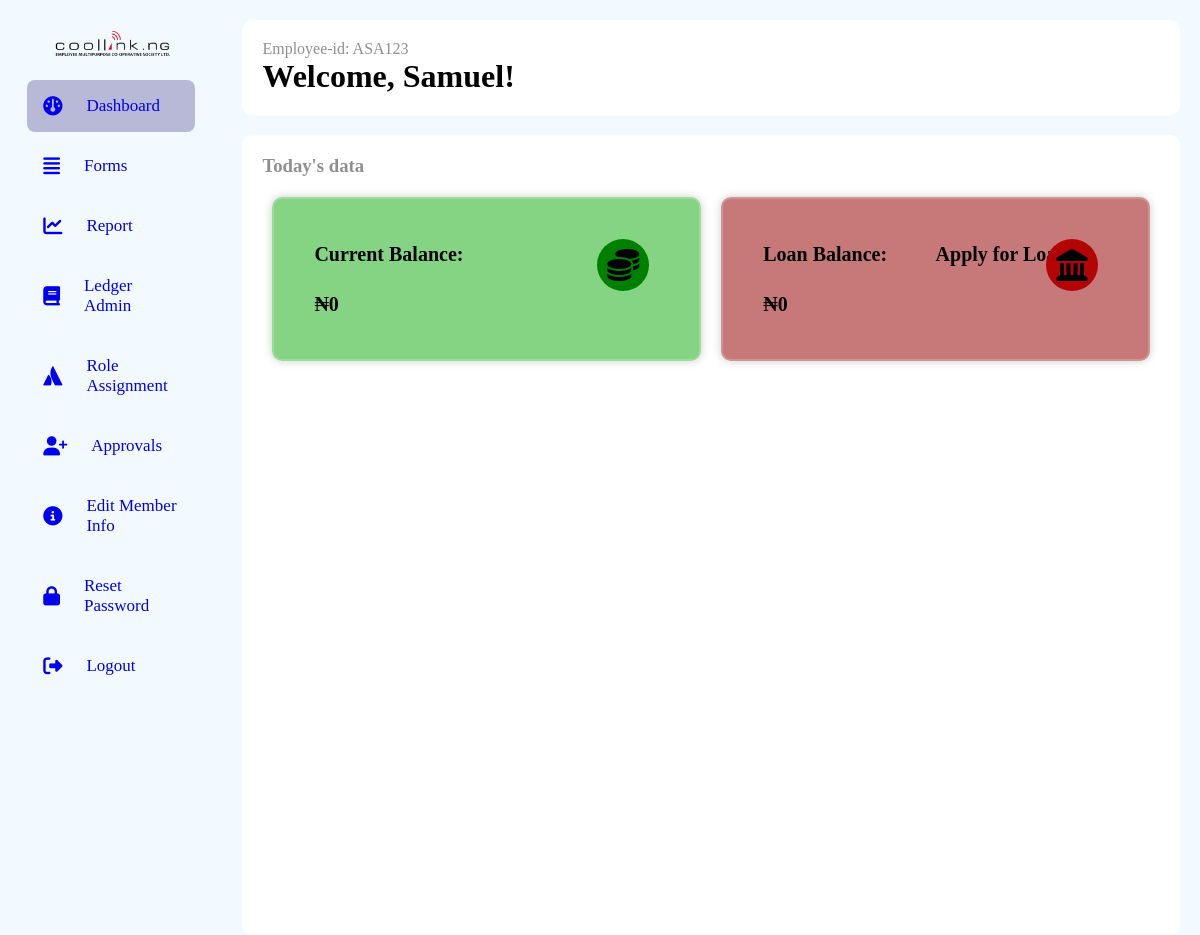
The page /dashboard (signed in) on the database as committed earlier.
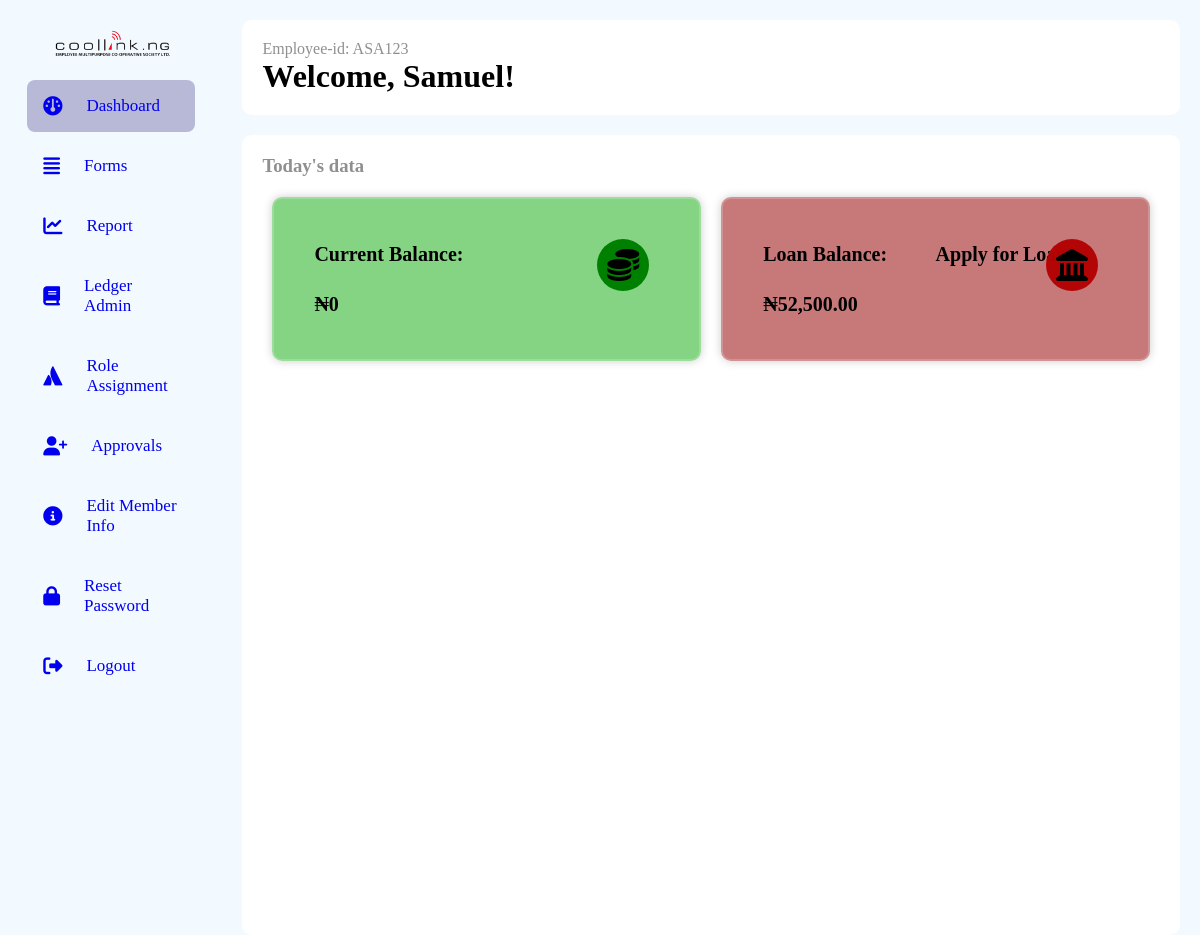
The same page on the database as committed later.
### models.py (models this page shows, shortened)
class Person(db.Model, UserMixin):
    __tablename__ = "persons"
    id = db.Column(db.Integer, primary_key=True)
    name = db.Column(db.String(100), nullable=False)
    role_id = db.Column(db.Integer, db.ForeignKey("roles.id"))
    email = db.Column(db.String, nullable=True, unique=True)
    password = db.Column(db.String(255), nullable=False)
    company_id = db.Column(db.Integer, db.ForeignKey("companies.id"))
    employee_id = db.Column(db.String, nullable=False, unique=True)
    phone_no = db.Column(db.String, unique=True)
    balance_bfd = db.Column(db.Float, default=0.0)
    balance_withheld = db.Column(db.Float, default=0.0)
    available_balance = db.Column(db.Float, default=0.0)
    loan_balance = db.Column(db.Float, default=0.0)
    loan_balance_bfd = db.Column(db.Float, default=0.0)
    loans = db.relationship("Loan", backref="person",foreign_keys="[Loan.person_id]")
    bank_payments_made = db.relationship("BankPayment", backref="payer", lazy=True)
    payments_made = db.relationship("SavingPayment", backref="payer", lazy=True)
    loan_payments_made = db.relationship("LoanPayment", backref="payer", lazy=True)
    def get_guaranteed_payments(self):
        loan = LoanFormPayment.query.filter(LoanFormPayment.guarantors.any(id=self.id)).all()
        ret = [l for l in loan if not l.loan]
        return ret
    @property
    def total_balance(self):
        return self.available_balance + self.balance_withheld

### app.py (the view)
@app.route("/dashboard")
@login_required
def dashboard():
    person = current_user
    form = SearchForm()
    failed_loan = None
    pre_guarantor = person.get_guaranteed_payments()
    failed_loan = None
    for payment in person.loan_form_payment:
        if payment.failed:
            failed_loan = payment
            break  # Exit the loop if a failed loan is found
    return render_template("dashboard.html", person=person, form=form,consents=pre_guarantor,failed_loan=failed_loan)

### app.py (called while the page is built)
@login_manager.user_loader
def load_user(person_id):
    return Person.query.get(person_id)

@app.before_request
def before_request():
    g.user = current_user

@app.template_filter("currency")
@login_required
def currency(value):
    modified_value = format_currency(value)  # Modify the value as needed
    return modified_value

### filters.py (called while the page is built)
def format_currency(
    value, currency_symbol="₦", decimal_separator=".", thousands_separator=","
):
    if value:
        if value < 0:
            formatted_value = f"-{currency_symbol}{abs(value):,.2f}"
        else:
            formatted_value = f"{currency_symbol}{value:,.2f}"
        formatted_value = formatted_value.replace(".", decimal_separator).replace(
            ",", thousands_separator
        )
    else:
        formatted_value = f"{currency_symbol}0"
    return formatted_value

### templates/dashboard.html (shortened to what the changed rows need)
<!DOCTYPE html>
<html lang="en">
<head>
    <link rel="stylesheet" href="https://cdnjs.cloudflare.com/ajax/libs/font-awesome/6.4.0/css/all.min.css"/>
    <link rel="stylesheet" href="\static\css\style.css">
</head>
<body class="special-dash">
    <div class="full-form-content">
    <div class='all-sections'>
        <div class='section-2'>
        <div class="head-wrap">
            <div class="head-title">
                <span>Employee-id: {{person.employee_id}}</span>
                <h1>Welcome, {{ person.name }}!</h1>
            </div>
        </div>
        <div class="all-cards-wrap">
        {%block content%}
        <div class="all-cards" id="dash-all-cards">
            <div class="card" id="current-bal">
                <div class="container">
                    <div class='content-con'>
                    <a href="{{url_for('savings_account',person_id=person.id)}}">
                        <div>
                        <p><strong>{{ person.total_balance | currency}}</strong></p>
                        </div>
                    </a>
                    </div>
                </div>
            </div>
            <div class="card" id="loan-bal">
                <div class="container">
                    <div class='content-con'>
                    <a href="{{url_for('loan_account',person_id=person.id)}}">
                        <div>
                        <p><strong>{{ person.loan_balance | currency}}</strong></p>
                        </div>
                    </a>
                    </div>
                </div>
            </div>
    </div>
        </div>
    </div>
</body>
{%endblock%}

Rows that differ between the two databases and show on the page:
changed Person "Samuel": loan_balance "₦0" → "₦52,500.00"
